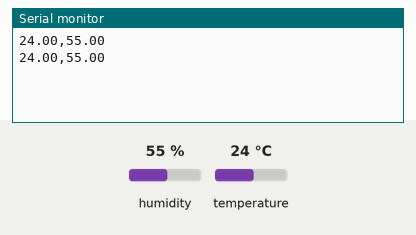
Bench run of a sketch on a simulated Arduino Uno, built with avr-gcc and run on an emulated ATmega328P. On the bench: the last lines printed to the serial monitor. Inputs (shaded band) come from the test bench; at power-on: humidity 55 %, temperature 24 °C.

Above: at 5.8 s.
5.9 s: humidity set to 22 %
At 11.5 s:
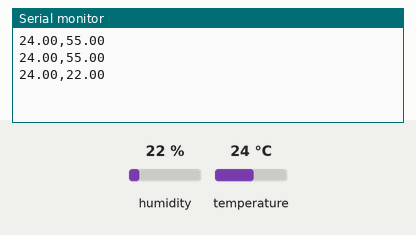
11.9 s: temperature set to 12 °C
At 16.5 s:
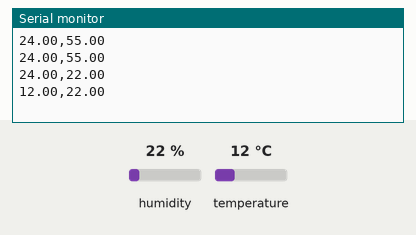
17.9 s: humidity set to 40 %
At 21.4 s:
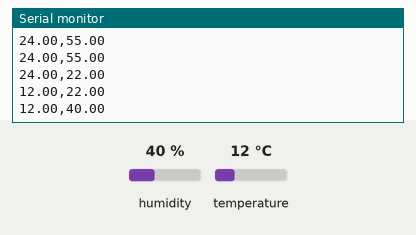
Timing chart, 0 to 22.9 s (numbered marks = the images above; inputs shaded):
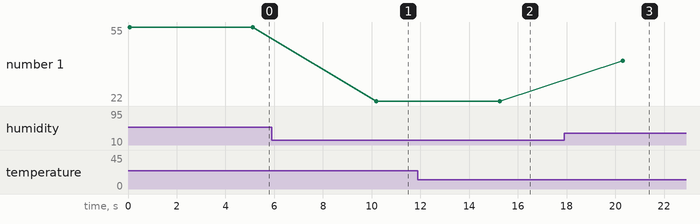

The sketch:

ZigBee_DHT11.ino
```cpp
#include <SoftwareSerial.h>
#include <DHT.h>

#define DHTPIN 13 // DHT11 data pin
#define DHTTYPE DHT11 // DHT11 sensor type

DHT dht(DHTPIN, DHTTYPE);
SoftwareSerial zigbee(4, 5); // set up a software serial port for the Zigbee module

void setup() {
  Serial.begin(9600); // initialize serial communication for debugging
  zigbee.begin(9600); // initialize software serial communication for the Zigbee module
  dht.begin(); // initialize the DHT11 sensor
}

void loop() {
  // read temperature and humidity data from the DHT11 sensor and store it in variables
  float temp = dht.readTemperature();
  float hum = dht.readHumidity();

  // create a string to store the sensor data
  String data = String(temp) + "," + String(hum);

  // send the sensor data to the Zigbee module
  String msg="temperature and humidity";
  zigbee.print(msg);
  zigbee.println(data);

  // print the sensor data for debugging
  Serial.println(data);

  // delay for a short time before sending the next data point
  delay(5000);
}
```

Measured:
- after the input at 5.9 s, the serial monitor: prints a new line after 4.3 s (image 1)
- after the input at 11.9 s, the serial monitor: prints a new line after 3.4 s (image 2)
- after the input at 17.9 s, the serial monitor: prints a new line after 2.4 s (image 3)
- plotted number 1: 55 → 22 after the input at 5.9 s, 22 → 40 after the input at 17.9 s
